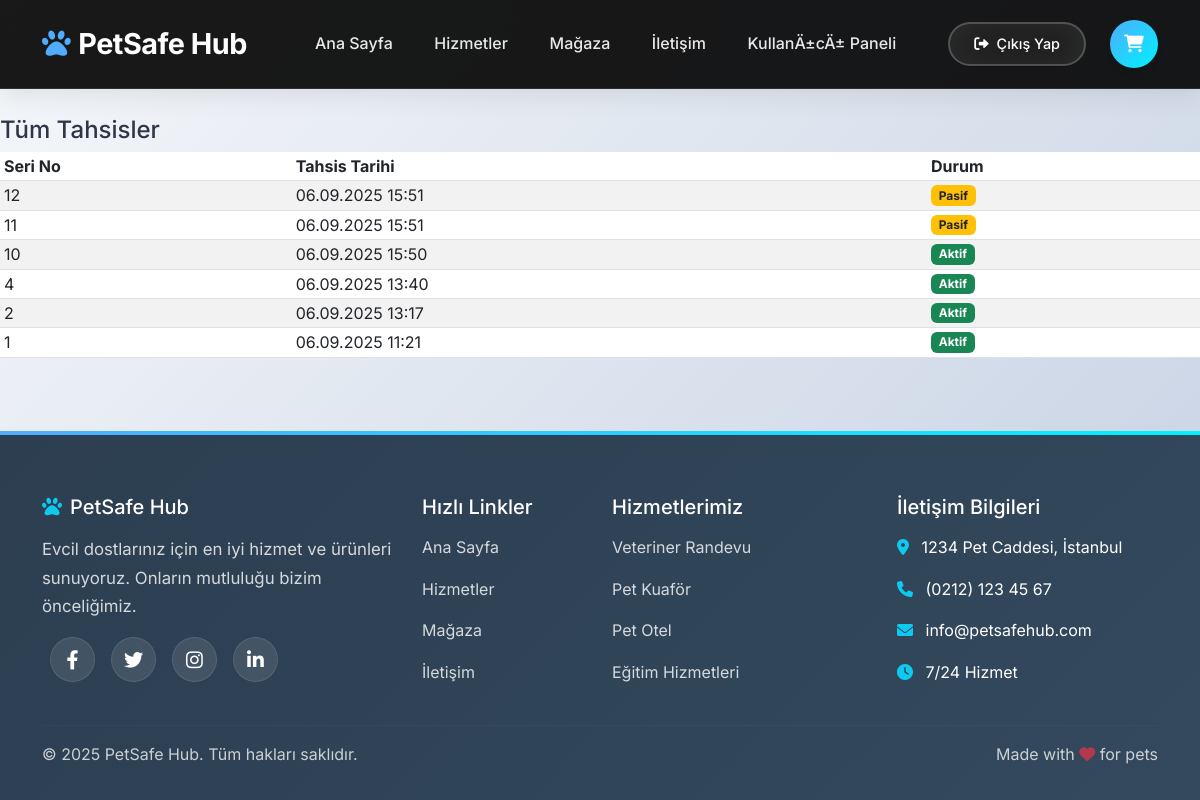
The page /veteriner/tahsisler/ (signed in) on the database its author committed.
### anahtarlik/models.py (models this page shows, shortened)
class Etiket(models.Model):
    etiket_id = models.UUIDField(default=uuid.uuid4, editable=False, unique=True)
    seri_numarasi = models.CharField(max_length=50, unique=True)
    evcil_hayvan = models.OneToOneField('EvcilHayvan', on_delete=models.CASCADE, null=True, blank=True)
    qr_kod_url = models.URLField(blank=True)
    aktif = models.BooleanField(default=False)
    olusturulma_tarihi = models.DateTimeField(auto_now_add=True)
    kilitli = models.BooleanField(default=False)
    kanal = models.CharField(max_length=10, choices=KANAL_SECENEKLERI)
    satici_veteriner = models.ForeignKey(
        'veteriner.Veteriner', null=True, blank=True, on_delete=models.SET_NULL, related_name='sattigi_etiketler'
    )
    satici_petshop = models.ForeignKey(
        'petshop.Petshop', null=True, blank=True, on_delete=models.SET_NULL, related_name='sattigi_etiketler'
    )
    tahsis_tarihi = models.DateTimeField(null=True, blank=True)
    first_activated_at = models.DateTimeField(null=True, blank=True)
    aktiflestiren = models.ForeignKey(
        settings.AUTH_USER_MODEL, null=True, blank=True, on_delete=models.SET_NULL, related_name='aktiflestirdigi_etiketler'
    )
    aktiflestirme_tarihi = models.DateTimeField(null=True, blank=True)
    aktivasyon_sayisi = models.PositiveIntegerField(default=0)
    class Meta:
        constraints = [
            models.CheckConstraint(
                name='etiket_vet_icin_veteriner_zorunlu',
                check=(models.Q(kanal__isnull=True) | ~models.Q(kanal=KANAL_VET) | models.Q(satici_veteriner__isnull=False))
            ),
            models.CheckConstraint(
                name='etiket_shop_icin_petshop_zorunlu',
                check=(models.Q(kanal__isnull=True) | ~models.Q(kanal=KANAL_SHOP) | models.Q(satici_petshop__isnull=False))
            ),
            models.CheckConstraint(
                name='etiket_online_icin_partner_bos',
                check=(
                    models.Q(kanal__isnull=True)
                    | ~models.Q(kanal=KANAL_ONLINE)
                    | (models.Q(satici_veteriner__isnull=True) & models.Q(satici_petshop__isnull=True))
                )
            ),
        ]

### veteriner/views.py (the view)
# urls.py: path("tahsisler/", views.tahsis_listesi, name="tahsis_listesi"),
@login_required
def tahsis_listesi(request):
    vet = getattr(request.user, 'veteriner_profili', None)
    if vet is None or not vet.il or not vet.adres_detay:
        return redirect("veteriner:veteriner_profil_tamamla")
    qs = Etiket.objects.filter(satici_veteriner=vet, kanal=KANAL_VET).order_by("-tahsis_tarihi", "-olusturulma_tarihi")
    page_obj = Paginator(qs, 25).get_page(request.GET.get("page"))
    return render(request, "veteriner/liste_tahsis.html", {"page_obj": page_obj})

### courseapp/context_processors.py (called while the page is built, shortened)
def user_panel_target(request):
    try:
        user = request.user
        if not user.is_authenticated:
            return { 'user_panel_url': reverse('user_login') }
        vet = getattr(user, 'veteriner_profili', None)
        if vet is not None:
            if not vet.il or not vet.adres_detay:
                return { 'user_panel_url': reverse('veteriner:veteriner_profil_tamamla') }
            return { 'user_panel_url': reverse('veteriner:veteriner_paneli') }
    except Exception:
        try:
            return { 'user_panel_url': reverse('kullanici_paneli') }
        except Exception:
            return { 'user_panel_url': reverse('user_login') }

def sepet_ozeti(request):
    sepet = request.session.get('sepet', {})
    if isinstance(sepet, list):  # Eski liste ise dict'e çevir (hata önle)
        new_sepet = {}
        for pk in sepet:
            new_sepet[str(pk)] = new_sepet.get(str(pk), 0) + 1
        request.session['sepet'] = new_sepet
        sepet = new_sepet
    sepet_items = []
    toplam = 0
    adet = 0
    return {
        'sepet_items': sepet_items,
        'sepet_toplam': toplam,
        'sepet_adet': adet,
    }

### veteriner/templates/veteriner/liste_tahsis.html (shortened to what this page needs)
{% extends "ana.html" %}
{% block content %}
<h4>Tüm Tahsisler</h4>
<table class="table table-striped table-sm">
  <thead><tr><th>Seri No</th><th>Tahsis Tarihi</th><th>Durum</th></tr></thead>
  <tbody>
  {% for e in page_obj %}
    <tr>
      <td>{{ e.seri_numarasi }}</td>
      <td>{{ e.tahsis_tarihi|date:"d.m.Y H:i" }}</td>
      <td>{% if e.aktif %}<span class="badge bg-success">Aktif</span>{% else %}
          <span class="badge bg-warning text-dark">Pasif</span>{% endif %}</td>
    </tr>
  {% empty %}
    <tr><td colspan="3" class="text-muted">Kayıt yok.</td></tr>
  {% endfor %}
  </tbody>
</table>
{% endblock %}

### templates/ana.html (style rules this page uses)
:root { --primary-color: #667eea; --secondary-color: #764ba2; --accent-color: #4facfe; --success-color: #11998e; --dark-color: #2c3e50; --text-primary: #2d3748; --text-secondary: #4a5568; --text-muted: #718096; --text-light: #ffffff; --surface-primary: #ffffff; --glass-bg: rgba(255, 255, 255, 0.25); --glass-border: rgba(255, 255, 255, 0.18); --border-radius: 20px; --transition-smooth: all 0.4s cubic-bezier(0.4, 0, 0.2, 1); --shadow-soft: 0 10px 25px rgba(0, 0, 0, 0.1); }
* { margin: 0; padding: 0; box-sizing: border-box; }
html { font-size: 16px; scroll-behavior: smooth; }
body { font-family: 'Inter', -apple-system, BlinkMacSystemFont, sans-serif; background: linear-gradient(135deg, #f5f7fa 0%, #c3cfe2 100%); min-height: 100vh; color: var(--text-primary); font-weight: 400; line-height: 1.6; display: flex; flex-direction: column; padding-top: 90px; }

### rows shown on the page
Etiket: seri_numarasi "12", tahsis_tarihi "06.09.2025 15:51", aktif "Pasif"
Etiket: seri_numarasi "11", tahsis_tarihi "06.09.2025 15:51", aktif "Pasif"
Etiket: seri_numarasi "10", tahsis_tarihi "06.09.2025 15:50", aktif "Aktif"
Etiket: seri_numarasi "4", tahsis_tarihi "06.09.2025 13:40", aktif "Aktif"
Etiket: seri_numarasi "2", tahsis_tarihi "06.09.2025 13:17", aktif "Aktif"
Etiket: seri_numarasi "1", tahsis_tarihi "06.09.2025 11:21", aktif "Aktif"
